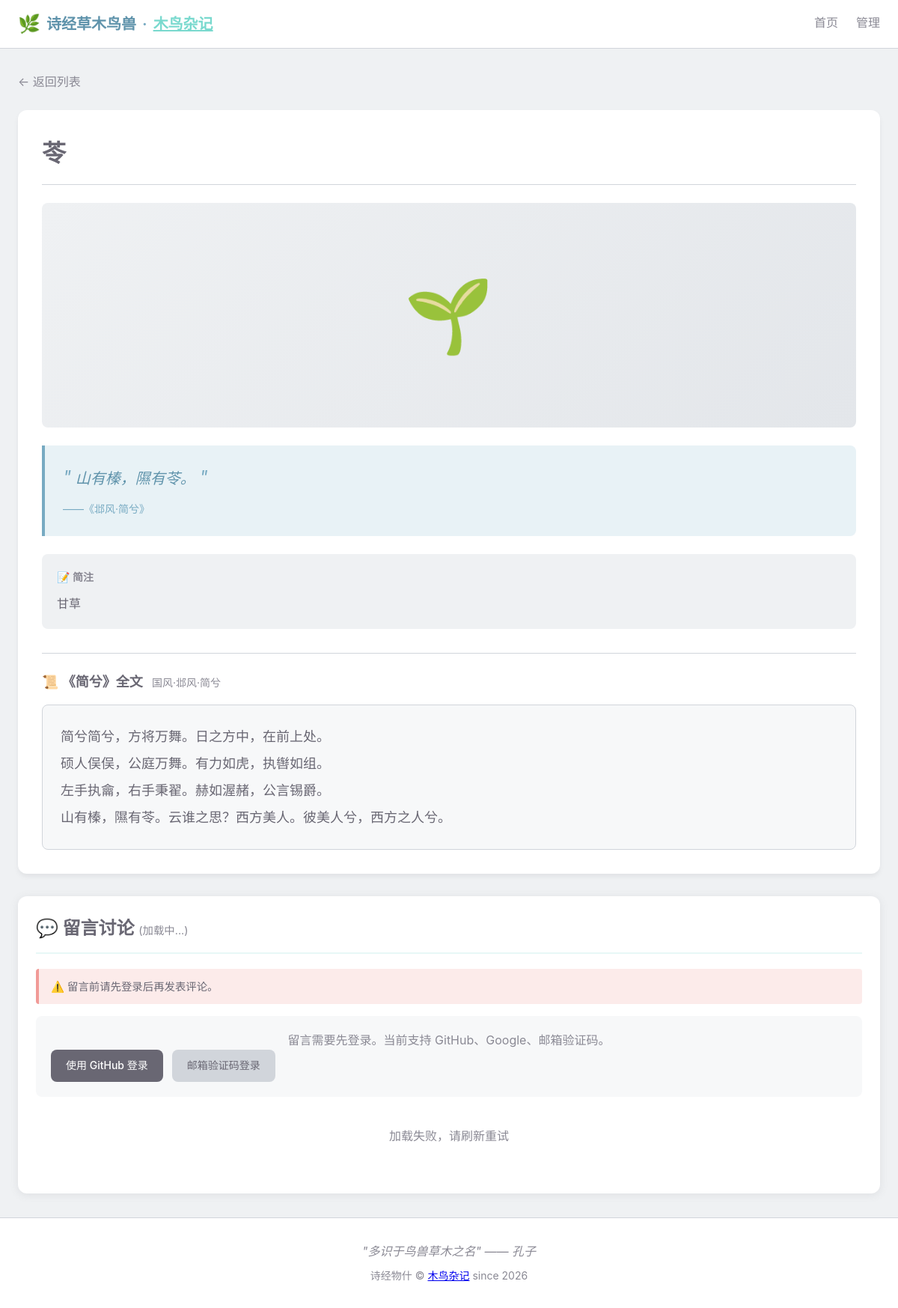
Page /item/32 on the committed database.
### shijing_things/models/models.py (models this page shows, shortened)
class ShijingItem(Base):
    __tablename__ = "shijing_items"
    id = Column(Integer, primary_key=True, index=True)
    name = Column(String(100), nullable=False, index=True)
    category = Column(String(10), nullable=False, index=True)  # 草、木、鸟、兽、虫、鱼
    title = Column(String(100), nullable=False, index=True)  # 所属诗篇标题
    chapter = Column(String(50), nullable=False, index=True)  # 章节（如：国风、小雅）
    section = Column(String(50), nullable=False, index=True)  # 部分（如：周南、鹿鸣之什）
    poem_id = Column(Integer, nullable=False, index=True)  # 诗篇ID
    quote = Column(Text, nullable=False)  # 引用诗句
    description = Column(Text, nullable=True)  # 简要注释
    image_url = Column(String(255), nullable=True, default="")  # 图片路径
    modern_name = Column(String(255), nullable=True, default="")  # 今名
    taxonomy = Column(String(255), nullable=True, default="")  # 纲目属
    symbolism = Column(Text, nullable=True, default="")  # 寓意
    wiki_link = Column(String(255), nullable=True, default="")  # 百科链接

class Poem(Base):
    __tablename__ = "poems"
    id = Column(Integer, primary_key=True, index=True)
    title = Column(String(100), nullable=False, unique=True, index=True)  # 诗名
    chapter = Column(String(50), nullable=False, index=True)  # 章节（如：国风）
    section = Column(String(50), nullable=False, index=True)  # 部分（如：周南）
    content = Column(Text, nullable=False)  # 诗篇内容（JSON 数组字符串）
    full_source = Column(String(100), nullable=False)  # 完整来源（如：国风·周南·关雎）

### shijing_things/routers/pages.py (the view)
@router.get("/item/{item_id}", response_class=HTMLResponse)
def item_detail(item_id: int, request: Request, db: Session = Depends(get_db)):
    item = crud_item.get(db, item_id=item_id)
    if not item:
        raise HTTPException(status_code=404, detail="事物不存在")
    poem = crud_poem.get_by_title(db, title=item.title)
    poem_content = []
    if poem:
        try:
            poem_content = json.loads(poem.content)
        except:
            poem_content = []
    return templates.TemplateResponse("detail.html", {
        "request": request,
        "item": item,
        "poem": poem,
        "poem_content": poem_content,
        "is_admin": is_admin(request),
        "is_oauth_user": is_oauth_user(request),
        "github_login_url": f"/auth/login?next={request.url.path}",
        "wechat_login_url": f"/auth/login?provider=wechat&next={request.url.path}",
        "comment_login_page_url": f"/login?next={request.url.path}",
        "comment_user_name": request.session.get("nickname") or request.session.get("username") or "登录用户",
        "comment_user_avatar": request.session.get("avatar_url") or "",
        "comment_auth_label": get_comment_auth_label(request),
        "google_login_url": f"/auth/login?provider=google&next={request.url.path}",
        "google_oauth_enabled": bool(settings.google_client_id and settings.google_client_secret),
        "wechat_oauth_enabled": bool(settings.wechat_app_id and settings.wechat_app_secret),
    })

### shijing_things/templates/detail.html (shortened to what this page needs)
{% extends "base.html" %}
{% block content %}
<div class="container">
    <a href="/" class="back-link">← 返回列表</a>
    <article class="detail-card">
        <header class="detail-header">
            <h1 class="detail-title">
                {{ item.name }}
                <span class="category-badge category-{{ item.category }}">{{ item.category }}类</span>
            </h1>
        </header>
        <div class="detail-body">
            <div class="detail-image">
                {% if item.image_url %}
                <img src="{{ item.image_url }}" alt="{{ item.name }}">
                {% else %}
                <div class="detail-placeholder">
                    {{
                        '🌱' if item.category == '草' else
                        '🌳' if item.category == '木' else
                        '🦅' if item.category == '鸟' else
                        '🦌' if item.category == '兽' else
                        '🦋' if item.category == '虫' else
                        '🐟'
                    }}
                </div>
                {% endif %}
            </div>
            <blockquote class="detail-quote">
                <span class="quote-mark">"</span>
                {{ item.quote }}
                <span class="quote-mark">"</span>
                <cite>——《{{ item.section }}·{{ item.title }}》</cite>
            </blockquote>
            <div class="detail-info">
                {% if item.description %}
                <div class="info-description">
                    <h3>📝 简注</h3>
                    <p>{{ item.description }}</p>
                </div>
                {% endif %}
            </div>
            {% if poem and poem_content %}
            <div class="poem-section">
                <h3 class="poem-title">
                    📜 《{{ poem.title }}》全文
                    <span class="poem-source">{{ poem.full_source }}</span>
                </h3>
                <div class="poem-content">
                    {% for line in poem_content %}
                    <p class="poem-line">{{ line }}</p>
                    {% endfor %}
                </div>
            </div>
            {% endif %}
        </div>
    </article>
    <section class="comments-section" id="comments-section">
        <h2 class="comments-title">
            💬 留言讨论
            <span class="comments-count" id="comments-count">(加载中...)</span>
        </h2>
        <div class="comment-limit-info" id="comment-limit-info" style="display: none;">
            <p class="limit-text"></p>
        </div>
        <div class="comment-login-tip" id="comment-login-tip" {% if is_oauth_user %}style="display: none;"{% endif %}>
            <p>留言需要先登录。当前支持 GitHub、Google、邮箱验证码{% if wechat_oauth_enabled %}，也支持微信登录{% endif %}。</p>
            <div class="comment-login-actions">
                <a class="btn btn-github" href="{{ github_login_url }}">使用 GitHub 登录</a>
                <a class="btn btn-secondary" href="{{ comment_login_page_url }}">邮箱验证码登录</a>
            </div>
        </div>
        <div class="comments-list" id="comments-list">
        </div>
    </section>
</div>
{% endblock %}

### shijing_things/templates/detail.html (style rules this page uses)
.comment-login-actions { display: flex; gap: 0.75rem; flex-wrap: wrap; }

### rows in the picture
ShijingItem: name "苓", category "🌱", quote "山有榛，隰有苓。", section "邶风", title "简兮", description "甘草"
Poem: title "简兮", full_source "国风·邶风·简兮"

### other values in the picture
{{ line }} "简兮简兮，方将万舞。日之方中，在前上处。" "硕人俣俣，公庭万舞。有力如虎，执辔如组。" "左手执龠，右手秉翟。赫如渥赭，公言锡爵。" "山有榛，隰有苓。云谁之思？西方美人。彼美人兮，西方之人兮。"
